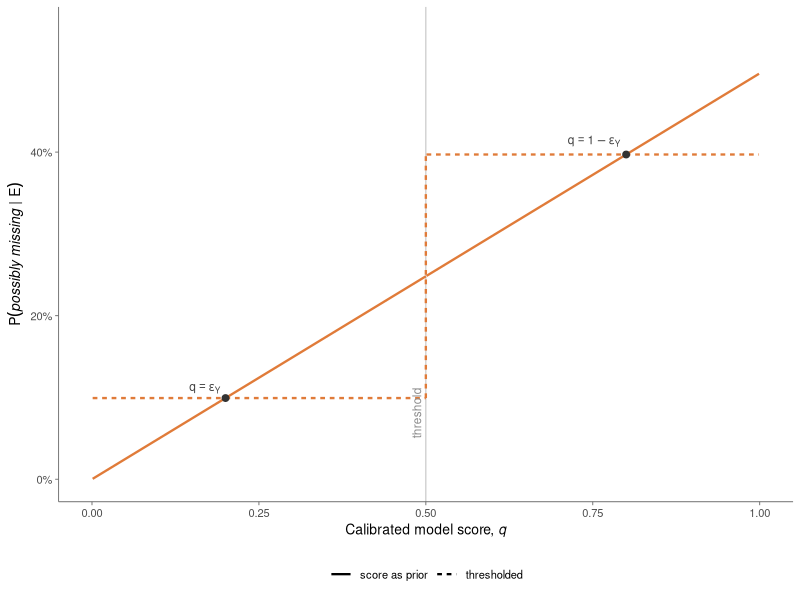
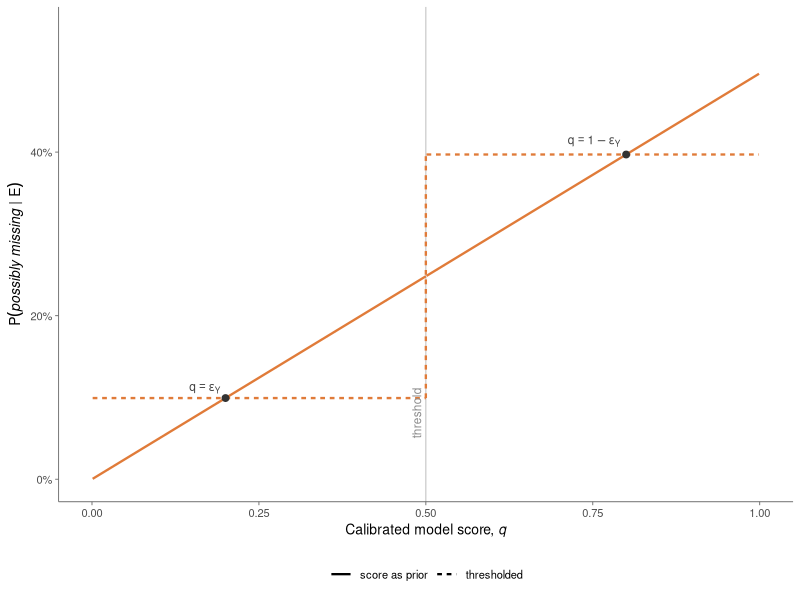

Write R code to recreate these figures, in order.
## ---------------------------------------------------------------------------
## SI figure (fig:model_score): the model score as prior against the model as
## thresholded evidence. Evidence on the other two axes is fixed at O_l = 0 and
## detection in every one of R = 5 replicates.
##   pi_Y = q      : the score enters the prior, no model factor in the likelihood
##   thresholded   : Y = 1[q > tau] enters as evidence with rate eps_Y, pi_Y = 1/2
## ---------------------------------------------------------------------------

library(ggplot2)

## Figures are written to Bayesian_framework/bayesian_figures. Resolved here so
## the script works whether it is run from the project root or from inside
## Bayesian_framework/, and the folder is created if it is missing.
fig_dir <- if (dir.exists("Bayesian_framework"))
             file.path("Bayesian_framework", "bayesian_figures") else "bayesian_figures"
dir.create(fig_dir, recursive = TRUE, showWarnings = FALSE)

eY <- 0.20; el <- 0.30; f <- 0.05; rho <- 0.15
R <- 5; tau <- 0.5

p1 <- rho * (1 - el); eP <- (1 - p1)^R; eM <- 1 - (1 - f)^R
sig <- rbind(c(1,1,1), c(1,1,0), c(1,0,1), c(1,0,0),
             c(0,1,1), c(0,1,0), c(0,0,1), c(0,0,0))
nm  <- c("recurrent","locally unique","possibly missing","phantom",
         "model-elusive","weakly supported","locally absent","possibly forbidden")

## local and replicate factors for O_l = 0, O_r = 1 (identical in the two halves)
lr <- sapply(1:8, function(i) {
  fl <- if (sig[i,2] == 1) el else 1 - f
  fr <- if (sig[i,3] == 1) 1 - eP else eM
  fl * fr
})

## model as prior: pi_Y = q, no model factor in the likelihood
as_prior <- function(q) {
  pri <- sapply(1:8, function(i) ifelse(sig[i,1] == 1, q, 1 - q) * 0.25)
  L <- lr * pri; L / sum(L)
}
## model as evidence: Y = 1[q > tau], pi_Y = 1/2, model factor eps_Y
as_evidence <- function(q) {
  Y <- as.integer(q > tau)
  L <- lr * sapply(1:8, function(i) if (sig[i,1] == Y) 1 - eY else eY) * 0.125
  L / sum(L)
}

qs <- seq(0.001, 0.999, length.out = 999)
shown <- 3                                        # possibly missing
dat <- do.call(rbind, lapply(shown, function(i) rbind(
  data.frame(q = qs, p = sapply(qs, function(q) as_prior(q)[i]),
             cat = nm[i], how = "score as prior"),
  data.frame(q = qs, p = sapply(qs, function(q) as_evidence(q)[i]),
             cat = nm[i], how = "thresholded"))))
dat$cat <- factor(dat$cat, levels = nm[shown])
dat$how <- factor(dat$how, levels = c("score as prior", "thresholded"))
dat$grp <- interaction(dat$cat, dat$how)
## break the step so the vertical jump is not drawn
dat$grp <- interaction(dat$grp, dat$q > tau)

pal <- setNames("#E07B39", nm[shown])
## the vertical jump of the step, drawn so it reads as a step function
jump <- data.frame(q = c(tau, tau),
                   p = c(as_evidence(tau - 1e-6)[3], as_evidence(tau + 1e-6)[3]))
meet <- data.frame(q = c(eY, 1 - eY),
                   p = c(as_prior(eY)[3], as_prior(1 - eY)[3]))

p <- ggplot(dat, aes(q, p, colour = cat, linetype = how, group = grp)) +
  geom_vline(xintercept = tau, colour = "grey75", linewidth = 0.35) +
  geom_line(linewidth = 0.8) +
  geom_line(data = jump, aes(q, p), inherit.aes = FALSE, linetype = "22",
            colour = pal[[1]], linewidth = 0.8) +
  geom_point(data = meet, aes(q, p), inherit.aes = FALSE, size = 2,
             colour = "grey20") +
  annotate("text", x = eY, y = as_prior(eY)[3], label = "q == epsilon[Y]",
           hjust = 1.15, vjust = -0.4, size = 3, colour = "grey25", parse = TRUE) +
  annotate("text", x = 1 - eY, y = as_prior(1 - eY)[3],
           label = "q == 1 - epsilon[Y]",
           hjust = 1.1, vjust = -0.6, size = 3, colour = "grey25", parse = TRUE) +
  annotate("text", x = tau, y = 0.05, label = "threshold", angle = 90,
           vjust = -0.5, hjust = 0, size = 3, colour = "grey55") +
  scale_colour_manual(values = pal, guide = "none") +
  scale_linetype_manual(values = c("solid", "22"), name = NULL) +
  scale_y_continuous(limits = c(0, 0.55),
                     labels = function(x) paste0(round(100 * x), "%")) +
  scale_x_continuous(limits = c(0, 1), breaks = seq(0, 1, 0.25)) +
  labs(x = expression("Calibrated model score, " * italic(q)),
       y = expression(P(italic("possibly missing") ~ "|" ~ E))) +
  theme_classic(base_size = 10) +
  theme(axis.line = element_line(colour = "grey40", linewidth = 0.3),
        axis.ticks = element_line(colour = "grey40", linewidth = 0.3),
        legend.position = "bottom", legend.box = "vertical",
        legend.spacing.y = unit(0, "pt"))

cat(sprintf("slope of the ramp for possibly missing: %.4f per unit q\n", as_prior(1)[3]))
for (q in c(0.05, 0.20, 0.49, 0.51, 0.80, 0.95))
  cat(sprintf("  q=%.2f  prior %.3f / %.3f   thresholded %.3f / %.3f   (pm / loc.absent)\n",
      q, as_prior(q)[3], as_prior(q)[7], as_evidence(q)[3], as_evidence(q)[7]))

ggsave(file.path(fig_dir, "SI_prior_q.pdf"), p, width = 5.4, height = 3.6)
ggsave(file.path(fig_dir, "SI_prior_q.png"), p, width = 5.4, height = 3.6, dpi = 300)
